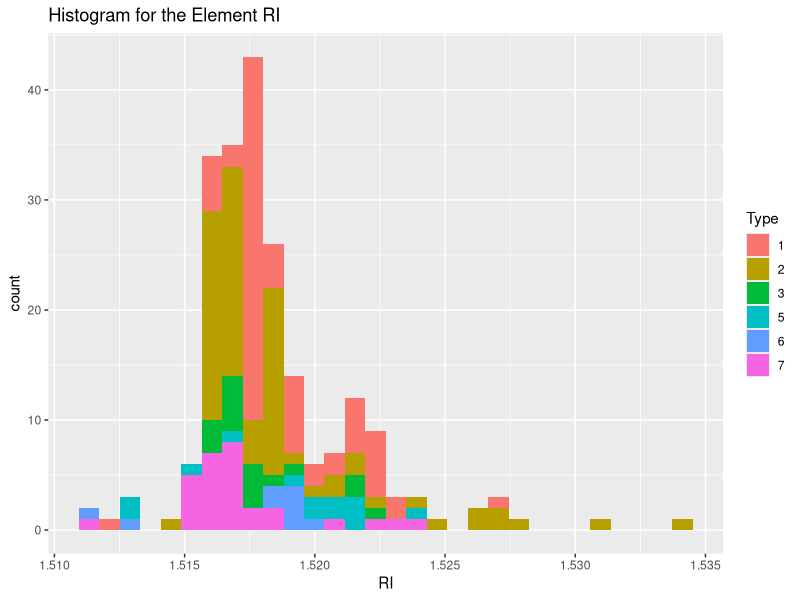
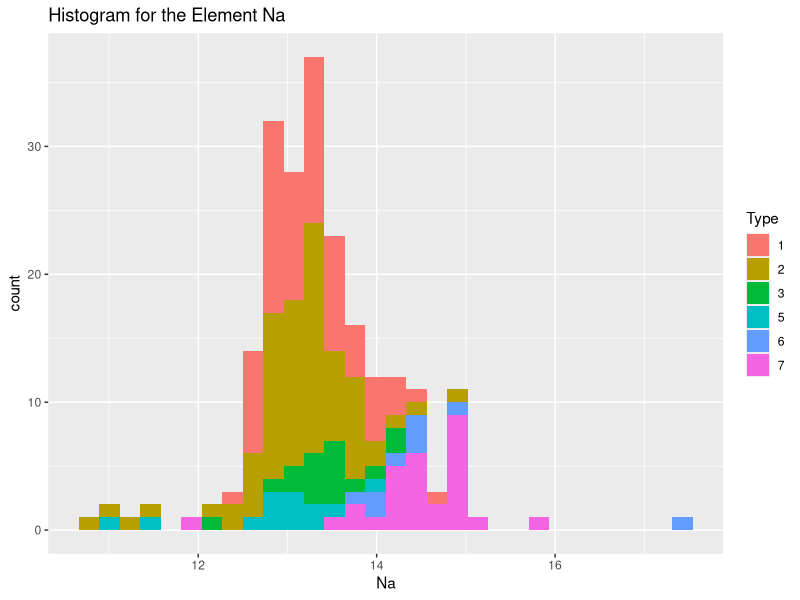
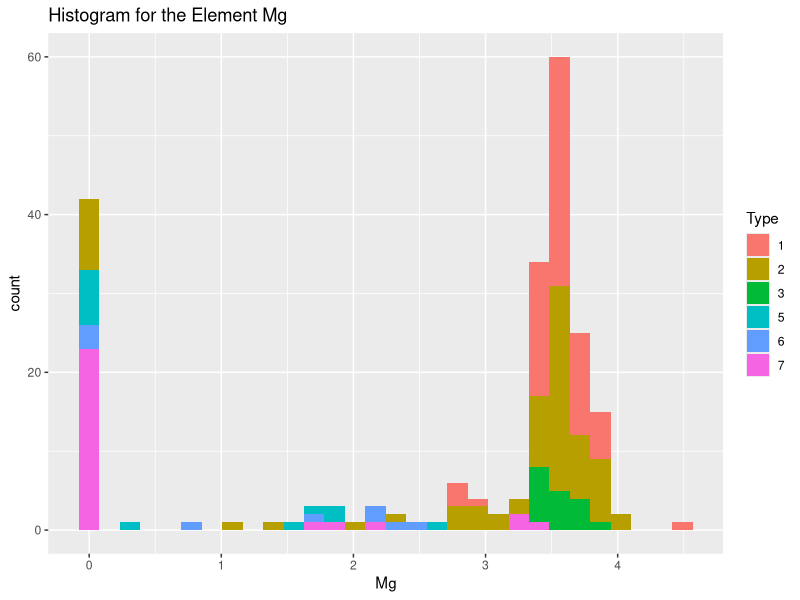
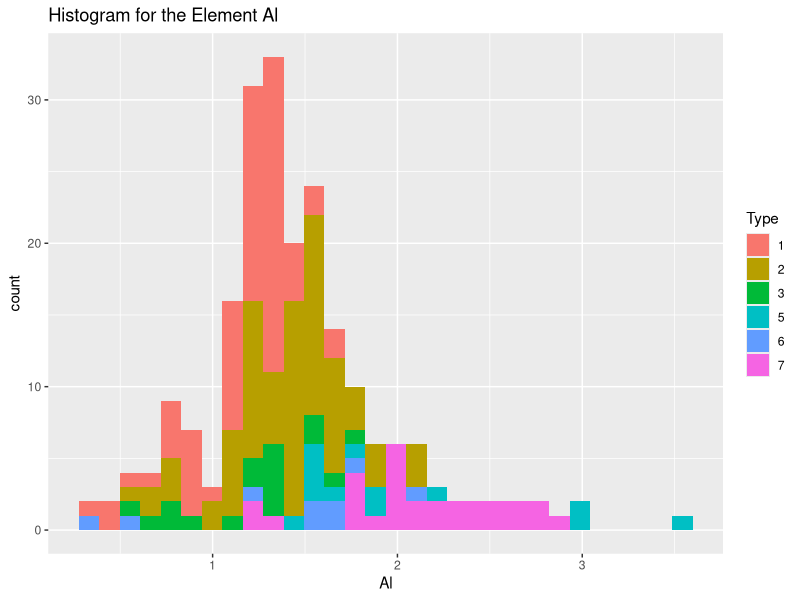
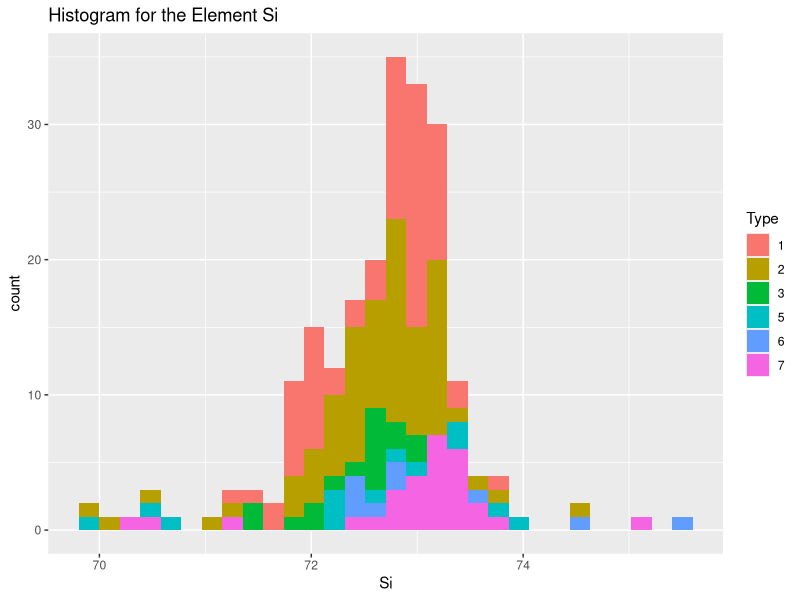
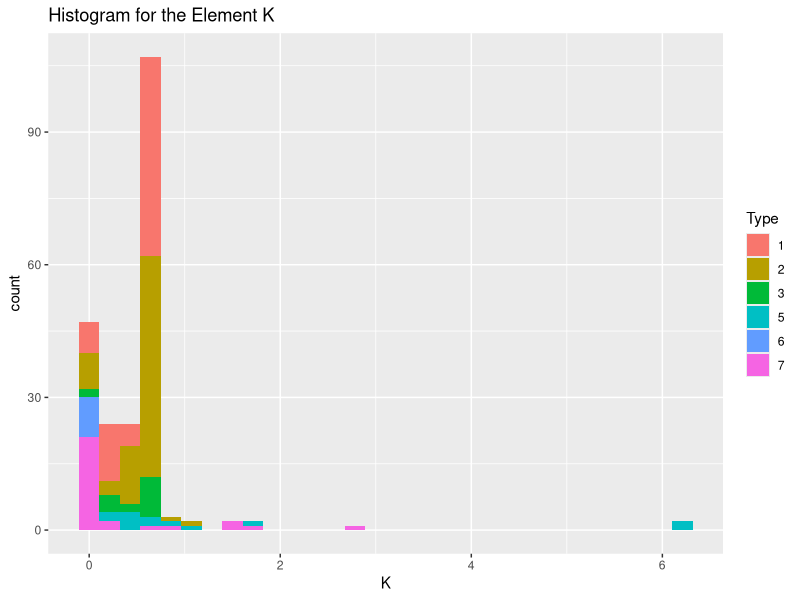
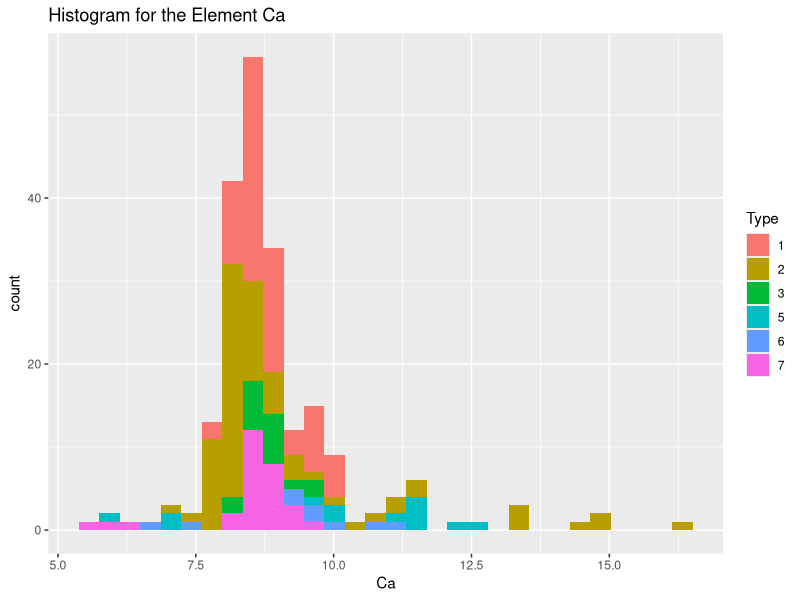
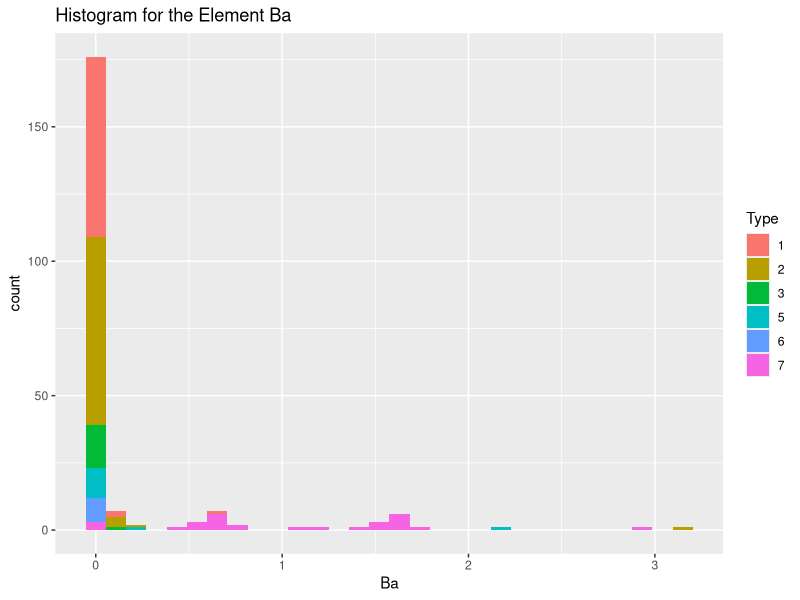

Reproduce these figures in R, in order.
## ---- chunk 1
knitr::opts_chunk$set(echo = TRUE)
## ---- chunk 2
library(mlbench)
library(dplyr)
library(e1071)
library(ggplot2)
## ---- chunk 3
data(Glass)
str(Glass)
## ---- chunk 4
glassPredictors <- Glass %>% select(-Type)
glassTypes <-  Glass %>% select(Type)
## ---- chunk 5
skewNess <- apply(glassPredictors,2,skewness)
skewNess
## ---- chunk 6
# Histogram plot for RI
ggplot(Glass,aes(RI,fill=Type)) + geom_histogram() + ggtitle("Histogram for the Element RI")
# Histogram plot for Na
ggplot(Glass,aes(Na,fill=Type)) + geom_histogram() + ggtitle("Histogram for the Element Na")
# Histogram plot for Mg
ggplot(Glass,aes(Mg,fill=Type)) + geom_histogram() + ggtitle("Histogram for the Element Mg")
# Histogram plot for Al
ggplot(Glass,aes(Al,fill=Type)) + geom_histogram() + ggtitle("Histogram for the Element Al")
# Histogram plot for Si
ggplot(Glass,aes(Si,fill=Type)) + geom_histogram() + ggtitle("Histogram for the Element Si")

# Histogram plot for K
ggplot(Glass,aes(K,fill=Type)) + geom_histogram() + ggtitle("Histogram for the Element K")
# Histogram plot for Ca
ggplot(Glass,aes(Ca,fill=Type)) + geom_histogram() + ggtitle("Histogram for the Element Ca")
# Histogram plot for Ba
ggplot(Glass,aes(Ba,fill=Type)) + geom_histogram() + ggtitle("Histogram for the Element Ba")
# Histogram plot for Fe
ggplot(Glass,aes(Fe,fill=Type)) + geom_histogram() + ggtitle("Histogram for the Element Fe")

